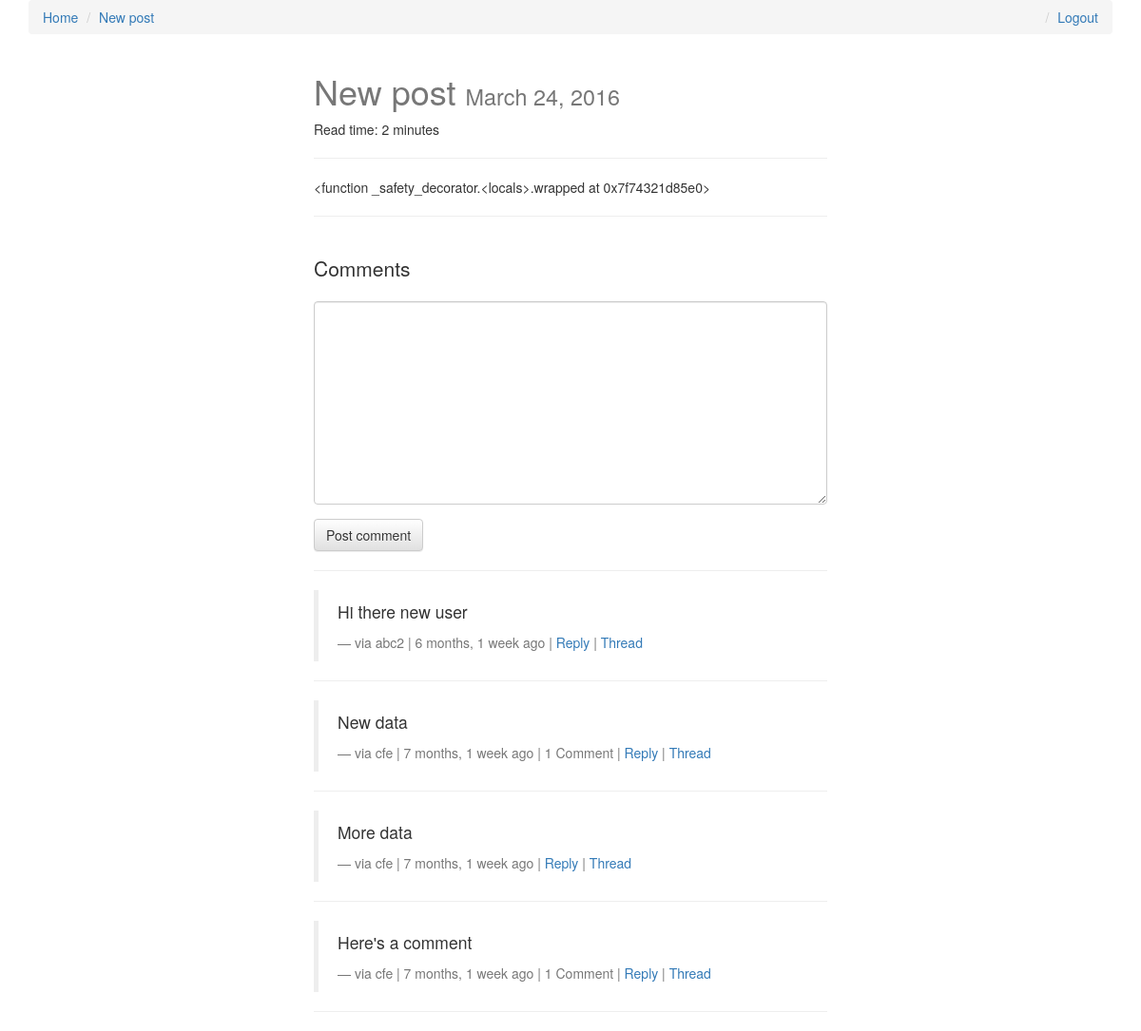
The page /new-slug/ (signed in) on the database its author committed.
### posts/models.py (models this page shows, shortened)
class Post(models.Model):
    user = models.ForeignKey(settings.AUTH_USER_MODEL, default=1)
    title = models.CharField(max_length=120)
    slug = models.SlugField(unique=True)
    image = models.ImageField(upload_to=upload_location,
            null=True,
            blank=True,
            width_field="width_field",
            height_field="height_field")
    height_field = models.IntegerField(default=0)
    width_field = models.IntegerField(default=0)
    content = models.TextField()
    draft = models.BooleanField(default=False)
    publish = models.DateField(auto_now=False, auto_now_add=False)
    read_time =  models.IntegerField(default=0) # models.TimeField(null=True, blank=True) #assume minutes
    updated = models.DateTimeField(auto_now=True, auto_now_add=False)
    timestamp = models.DateTimeField(auto_now=False, auto_now_add=True)
    objects = PostManager()
    def get_absolute_url(self):
        return reverse("posts:detail", kwargs={"slug": self.slug})
    class Meta:
        ordering = ["-timestamp", "-updated"]
    def get_markdown(self):
        content = self.content
        markdown_text = markdown(content)
        return mark_safe(markdown_text)
    @property
    def comments(self):
        instance = self
        qs = Comment.objects.filter_by_instance(instance)
        return qs
    @property
    def get_content_type(self):
        instance = self
        content_type = ContentType.objects.get_for_model(instance.__class__)
        return content_type

### comments/models.py (models this page shows, shortened)
class Comment(models.Model):
    user        = models.ForeignKey(settings.AUTH_USER_MODEL, default=1)
    content_type = models.ForeignKey(ContentType, on_delete=models.CASCADE)
    object_id = models.PositiveIntegerField()
    content_object = GenericForeignKey('content_type', 'object_id')
    parent      = models.ForeignKey("self", null=True, blank=True)
    content     = models.TextField()
    timestamp   = models.DateTimeField(auto_now_add=True)
    objects = CommentManager()
    class Meta:
        ordering = ['-timestamp']
    def get_absolute_url(self):
        return reverse("comments:thread", kwargs={"id": self.id})
    def children(self): #replies
        return Comment.objects.filter(parent=self)

### posts/views.py (the view, shortened to what this page needs)
# urls.py: url(r'^(?P<slug>[\w-]+)/$', post_detail, name='detail'),
def post_detail(request, slug=None):
	instance = get_object_or_404(Post, slug=slug)
	if instance.publish > timezone.now().date() or instance.draft:
		if not request.user.is_staff or not request.user.is_superuser:
			raise Http404
	share_string = quote_plus(instance.content)
	initial_data = {
			"content_type": instance.get_content_type,
			"object_id": instance.id
	}
	form = CommentForm(request.POST or None, initial=initial_data)
	comments = instance.comments
	context = {
		"title": instance.title,
		"instance": instance,
		"share_string": share_string,
		"comments": comments,
		"comment_form":form,
	}
	return render(request, "post_detail.html", context)

### comments/forms.py
class CommentForm(forms.Form):
    content_type = forms.CharField(widget=forms.HiddenInput)
    object_id = forms.IntegerField(widget=forms.HiddenInput)
    content = forms.CharField(label='', widget=forms.Textarea)

### comments/models.py (called while the page is built)
    def filter_by_instance(self, instance):
        content_type = ContentType.objects.get_for_model(instance.__class__)
        obj_id = instance.id
        qs = super(CommentManager, self).filter(content_type=content_type, object_id= obj_id).filter(parent=None)
        return qs

### posts/templatetags/urlify.py (called while the page is built)
@register.filter
def urlify(value):
    return quote_plus(value)

### templates/post_detail.html (shortened to what this page needs)
{% extends "base.html" %}
{% load urlify %}
{% load crispy_forms_tags %}
 {% block post_detail_link %}
  <li><a href='{{ instance.get_absolute_url }}'>{{ instance.title }}</a></li>
  {% endblock %}
{% block content %}
<div class='col-sm-6 col-sm-offset-3'>
<h1>{{ title }} <small>{% if instance.draft %}<span style='color:red;'>Draft</span> {% endif %}{{ instance.publish }}</small></h1>
<p>Read time: {% if instance.read_time <= 1 %} < 1 Minute {% else %}{{ instance.read_time }} minutes {% endif %}</p>
<p><div class="fb-like" data-href="{{ request.build_absolute_uri }}" data-layout="button_count" data-action="like" data-show-faces="true" data-share="true"></div>
<hr/>
</p>
<div class='row'>
<div class='col-sm-12 '>
   <div class='post-detail-item'>{{ instance.get_markdown }}</div>
    <hr/>
    <br/>
    <div>
        <p class='lead'>Comments</p>
        {% if request.user.is_authenticated %}
        <form method="POST" action="."> {% csrf_token %}
            {{ comment_form|crispy }}
            <input type='submit' value='Post comment' class='btn btn-default'>
        </form>
        {% else %}
        <p>You must login to comment </p>
        {% endif %}
        <hr/>
        {% for comment in comments %}
        <blockquote>
          <p>{{ comment.content }}</p>
          <footer>via {{ comment.user }} | {{ comment.timestamp|timesince }} ago | {% if comment.children.count > 0 %}{{ comment.children.count }} Comment{% if comment.children.count > 1 %}s{% endif %} | {% endif %} <a class='comment-reply-btn' href='#'>Reply</a> | <a class='' href='{{ comment.get_absolute_url }}'>Thread</a></footer>
        </blockquote>
        <hr/>
        {% endfor %}
    </div>
</div>
</div>
</div>
{% endblock content %}

### static/css/base.css (style rules this page uses)
h1 { color: #777777; }

### rows shown on the page
Post: title "New post", publish "March 24, 2016", read_time "2", get_markdown "<function _safety_decorator.<locals>.wrapped at 0x7f74321d85e0>"
Comment: content "Hi there new user", user "abc2", timestamp "6 months, 1 week"
Comment: content "New data", user "cfe", timestamp "7 months, 1 week", children.count "1"
Comment: content "More data", user "cfe", timestamp "7 months, 1 week"
Comment: content "Here's a comment", user "cfe", timestamp "7 months, 1 week", children.count "1"
